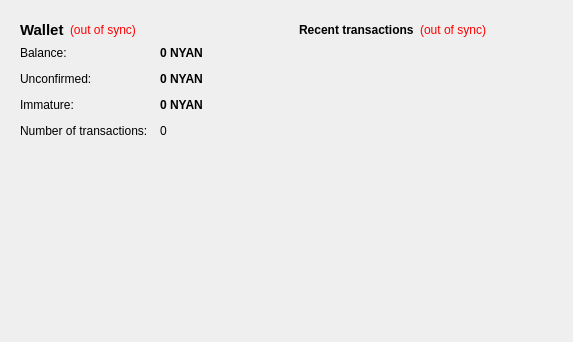
<?xml version="1.0" encoding="UTF-8"?>
<ui version="4.0">
 <class>OverviewPage</class>
 <widget class="QWidget" name="OverviewPage">
  <property name="geometry">
   <rect>
    <x>0</x>
    <y>0</y>
    <width>573</width>
    <height>342</height>
   </rect>
  </property>
  <property name="windowTitle">
   <string>Form</string>
  </property>
  <layout class="QHBoxLayout" name="horizontalLayout" stretch="1,1">
   <item>
    <layout class="QVBoxLayout" name="verticalLayout_2">
     <item>
      <widget class="QFrame" name="frame">
       <property name="frameShape">
        <enum>QFrame::NoFrame</enum>
       </property>
       <property name="frameShadow">
        <enum>QFrame::Raised</enum>
       </property>
       <layout class="QVBoxLayout" name="verticalLayout_4">
        <item>
         <layout class="QHBoxLayout" name="horizontalLayout_4">
          <item>
           <widget class="QLabel" name="label_5">
            <property name="font">
             <font>
              <pointsize>11</pointsize>
              <weight>75</weight>
              <bold>true</bold>
             </font>
            </property>
            <property name="text">
             <string>Wallet</string>
            </property>
           </widget>
          </item>
          <item>
           <widget class="QLabel" name="labelWalletStatus">
            <property name="toolTip">
             <string>The displayed information may be out of date. Your wallet automatically synchronizes with the NyanCoin network after a connection is established, but this process has not completed yet.</string>
            </property>
            <property name="styleSheet">
             <string notr="true">QLabel { color: red; }</string>
            </property>
            <property name="text">
             <string notr="true">(out of sync)</string>
            </property>
            <property name="alignment">
             <set>Qt::AlignLeading|Qt::AlignLeft|Qt::AlignVCenter</set>
            </property>
           </widget>
          </item>
          <item>
           <spacer name="horizontalSpacer_2">
            <property name="orientation">
             <enum>Qt::Horizontal</enum>
            </property>
            <property name="sizeHint" stdset="0">
             <size>
              <width>40</width>
              <height>20</height>
             </size>
            </property>
           </spacer>
          </item>
         </layout>
        </item>
        <item>
         <layout class="QFormLayout" name="formLayout_2">
          <property name="fieldGrowthPolicy">
           <enum>QFormLayout::AllNonFixedFieldsGrow</enum>
          </property>
          <property name="horizontalSpacing">
           <number>12</number>
          </property>
          <property name="verticalSpacing">
           <number>12</number>
          </property>
          <item row="0" column="0">
           <widget class="QLabel" name="label">
            <property name="text">
             <string>Balance:</string>
            </property>
           </widget>
          </item>
          <item row="0" column="1">
           <widget class="QLabel" name="labelBalance">
            <property name="font">
             <font>
              <weight>75</weight>
              <bold>true</bold>
             </font>
            </property>
            <property name="cursor">
             <cursorShape>IBeamCursor</cursorShape>
            </property>
            <property name="toolTip">
             <string>Your current balance</string>
            </property>
            <property name="text">
             <string notr="true">0 NYAN</string>
            </property>
            <property name="textInteractionFlags">
             <set>Qt::LinksAccessibleByMouse|Qt::TextSelectableByKeyboard|Qt::TextSelectableByMouse</set>
            </property>
           </widget>
          </item>
          <item row="1" column="0">
           <widget class="QLabel" name="label_3">
            <property name="text">
             <string>Unconfirmed:</string>
            </property>
           </widget>
          </item>
          <item row="1" column="1">
           <widget class="QLabel" name="labelUnconfirmed">
            <property name="font">
             <font>
              <weight>75</weight>
              <bold>true</bold>
             </font>
            </property>
            <property name="cursor">
             <cursorShape>IBeamCursor</cursorShape>
            </property>
            <property name="toolTip">
             <string>Total of transactions that have yet to be confirmed, and do not yet count toward the current balance</string>
            </property>
            <property name="text">
             <string notr="true">0 NYAN</string>
            </property>
            <property name="textInteractionFlags">
             <set>Qt::LinksAccessibleByMouse|Qt::TextSelectableByKeyboard|Qt::TextSelectableByMouse</set>
            </property>
           </widget>
          </item>
          <item row="3" column="0">
           <widget class="QLabel" name="label_2">
            <property name="text">
             <string>Number of transactions:</string>
            </property>
           </widget>
          </item>
          <item row="3" column="1">
           <widget class="QLabel" name="labelNumTransactions">
            <property name="toolTip">
             <string>Total number of transactions in wallet</string>
            </property>
            <property name="text">
             <string notr="true">0</string>
            </property>
           </widget>
          </item>
          <item row="2" column="0">
           <widget class="QLabel" name="labelImmatureText">
            <property name="text">
             <string>Immature:</string>
            </property>
           </widget>
          </item>
          <item row="2" column="1">
           <widget class="QLabel" name="labelImmature">
            <property name="font">
             <font>
              <weight>75</weight>
              <bold>true</bold>
             </font>
            </property>
            <property name="toolTip">
             <string>Mined balance that has not yet matured</string>
            </property>
            <property name="text">
             <string notr="true">0 NYAN</string>
            </property>
            <property name="textInteractionFlags">
             <set>Qt::LinksAccessibleByMouse|Qt::TextSelectableByKeyboard|Qt::TextSelectableByMouse</set>
            </property>
           </widget>
          </item>
         </layout>
        </item>
       </layout>
      </widget>
     </item>
     <item>
      <spacer name="verticalSpacer">
       <property name="orientation">
        <enum>Qt::Vertical</enum>
       </property>
       <property name="sizeHint" stdset="0">
        <size>
         <width>20</width>
         <height>40</height>
        </size>
       </property>
      </spacer>
     </item>
     <item>
      <widget class="QLabel" name="label">
       <property name="text">
        <string/>
       </property>
       <property name="pixmap">
        <pixmap resource="../bitcoin.qrc">:/images/wallet_bgcoin</pixmap>
       </property>
       <property name="scaledContents">
        <bool>false</bool>
       </property>
       <property name="alignment">
        <set>Qt::AlignCenter</set>
       </property>
       <property name="margin">
        <number>-2</number>
       </property>
      </widget>
     </item>
     <item>
      <widget class="QLabel" name="label_6">
       <property name="text">
        <string/>
       </property>
      </widget>
     </item>
    </layout>
   </item>
   <item>
    <layout class="QVBoxLayout" name="verticalLayout_3">
     <item>
      <widget class="QFrame" name="frame_2">
       <property name="frameShape">
        <enum>QFrame::NoFrame</enum>
       </property>
       <layout class="QVBoxLayout" name="verticalLayout">
        <item>
         <layout class="QHBoxLayout" name="horizontalLayout_2">
          <item>
           <widget class="QLabel" name="label_4">
            <property name="text">
             <string>&lt;b&gt;Recent transactions&lt;/b&gt;</string>
            </property>
           </widget>
          </item>
          <item>
           <widget class="QLabel" name="labelTransactionsStatus">
            <property name="toolTip">
             <string>The displayed information may be out of date. Your wallet automatically synchronizes with the NyanCoin network after a connection is established, but this process has not completed yet.</string>
            </property>
            <property name="styleSheet">
             <string notr="true">QLabel { color: red; }</string>
            </property>
            <property name="text">
             <string notr="true">(out of sync)</string>
            </property>
            <property name="alignment">
             <set>Qt::AlignRight|Qt::AlignTrailing|Qt::AlignVCenter</set>
            </property>
           </widget>
          </item>
          <item>
           <spacer name="horizontalSpacer">
            <property name="orientation">
             <enum>Qt::Horizontal</enum>
            </property>
            <property name="sizeHint" stdset="0">
             <size>
              <width>40</width>
              <height>20</height>
             </size>
            </property>
           </spacer>
          </item>
         </layout>
        </item>
        <item>
         <widget class="QListView" name="listTransactions">
          <property name="styleSheet">
           <string notr="true">QListView { background: transparent; }</string>
          </property>
          <property name="frameShape">
           <enum>QFrame::NoFrame</enum>
          </property>
          <property name="verticalScrollBarPolicy">
           <enum>Qt::ScrollBarAlwaysOff</enum>
          </property>
          <property name="horizontalScrollBarPolicy">
           <enum>Qt::ScrollBarAlwaysOff</enum>
          </property>
          <property name="selectionMode">
           <enum>QAbstractItemView::NoSelection</enum>
          </property>
         </widget>
        </item>
       </layout>
      </widget>
     </item>
     <item>
      <spacer name="verticalSpacer_2">
       <property name="orientation">
        <enum>Qt::Vertical</enum>
       </property>
       <property name="sizeHint" stdset="0">
        <size>
         <width>20</width>
         <height>40</height>
        </size>
       </property>
      </spacer>
     </item>
    </layout>
   </item>
  </layout>
 </widget>
 <resources>
  <include location="../bitcoin.qrc"/>
 </resources>
 <connections/>
</ui>
